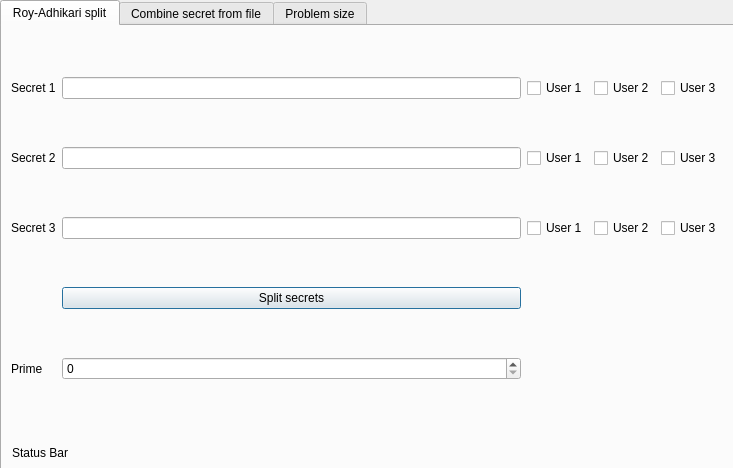
<?xml version="1.0" encoding="UTF-8"?>
<ui version="4.0">
 <class>multisecret_gui</class>
 <widget class="QDialog" name="multisecret_gui">
  <property name="geometry">
   <rect>
    <x>0</x>
    <y>0</y>
    <width>733</width>
    <height>468</height>
   </rect>
  </property>
  <property name="windowTitle">
   <string>Multi-secret Sharing Tool</string>
  </property>
  <widget class="QTabWidget" name="tabWidget">
   <property name="geometry">
    <rect>
     <x>0</x>
     <y>0</y>
     <width>751</width>
     <height>481</height>
    </rect>
   </property>
   <property name="currentIndex">
    <number>0</number>
   </property>
   <widget class="QWidget" name="tab">
    <attribute name="title">
     <string>Roy-Adhikari split</string>
    </attribute>
    <widget class="QWidget" name="gridLayoutWidget">
     <property name="geometry">
      <rect>
       <x>9</x>
       <y>9</y>
       <width>711</width>
       <height>391</height>
      </rect>
     </property>
     <layout class="QGridLayout" name="gridLayout">
      <property name="sizeConstraint">
       <enum>QLayout::SetDefaultConstraint</enum>
      </property>
      <item row="4" column="4">
       <widget class="QPushButton" name="button_split">
        <property name="text">
         <string>Split secrets</string>
        </property>
       </widget>
      </item>
      <item row="2" column="5">
       <widget class="QCheckBox" name="check_s2p1">
        <property name="text">
         <string>User 1</string>
        </property>
       </widget>
      </item>
      <item row="0" column="4">
       <widget class="QLineEdit" name="secret_1"/>
      </item>
      <item row="2" column="0">
       <widget class="QLabel" name="label_secret2">
        <property name="text">
         <string>Secret 2</string>
        </property>
       </widget>
      </item>
      <item row="5" column="4">
       <widget class="QSpinBox" name="prime"/>
      </item>
      <item row="3" column="6">
       <widget class="QCheckBox" name="check_s3p2">
        <property name="text">
         <string>User 2</string>
        </property>
       </widget>
      </item>
      <item row="3" column="0">
       <widget class="QLabel" name="label_secret3">
        <property name="text">
         <string>Secret 3</string>
        </property>
       </widget>
      </item>
      <item row="0" column="6">
       <widget class="QCheckBox" name="check_s1p2">
        <property name="text">
         <string>User 2</string>
        </property>
       </widget>
      </item>
      <item row="0" column="5">
       <widget class="QCheckBox" name="check_s1p1">
        <property name="text">
         <string>User 1</string>
        </property>
       </widget>
      </item>
      <item row="3" column="4">
       <widget class="QLineEdit" name="secret_3"/>
      </item>
      <item row="0" column="7">
       <widget class="QCheckBox" name="check_s1p3">
        <property name="text">
         <string>User 3</string>
        </property>
       </widget>
      </item>
      <item row="3" column="5">
       <widget class="QCheckBox" name="check_s3p1">
        <property name="text">
         <string>User 1</string>
        </property>
       </widget>
      </item>
      <item row="5" column="0">
       <widget class="QLabel" name="label_prime">
        <property name="text">
         <string>Prime</string>
        </property>
       </widget>
      </item>
      <item row="2" column="4">
       <widget class="QLineEdit" name="secret_2"/>
      </item>
      <item row="2" column="6">
       <widget class="QCheckBox" name="check_s2p2">
        <property name="text">
         <string>User 2</string>
        </property>
       </widget>
      </item>
      <item row="0" column="0">
       <widget class="QLabel" name="label_secret1">
        <property name="text">
         <string>Secret 1</string>
        </property>
       </widget>
      </item>
      <item row="2" column="7">
       <widget class="QCheckBox" name="check_s2p3">
        <property name="text">
         <string>User 3</string>
        </property>
       </widget>
      </item>
      <item row="3" column="7">
       <widget class="QCheckBox" name="check_s3p3">
        <property name="text">
         <string>User 3</string>
        </property>
       </widget>
      </item>
     </layout>
    </widget>
    <widget class="QLabel" name="statusbar">
     <property name="geometry">
      <rect>
       <x>10</x>
       <y>417</y>
       <width>721</width>
       <height>20</height>
      </rect>
     </property>
     <property name="text">
      <string>Status Bar</string>
     </property>
    </widget>
   </widget>
   <widget class="QWidget" name="tab_2">
    <attribute name="title">
     <string>Combine secret from file</string>
    </attribute>
    <widget class="QWidget" name="gridLayoutWidget_2">
     <property name="geometry">
      <rect>
       <x>10</x>
       <y>40</y>
       <width>711</width>
       <height>391</height>
      </rect>
     </property>
     <layout class="QGridLayout" name="gridLayout_2">
      <property name="sizeConstraint">
       <enum>QLayout::SetDefaultConstraint</enum>
      </property>
      <item row="3" column="0">
       <widget class="QLabel" name="label_4">
        <property name="text">
         <string>User 2</string>
        </property>
       </widget>
      </item>
      <item row="4" column="0">
       <widget class="QLabel" name="label_6">
        <property name="text">
         <string>User 3</string>
        </property>
       </widget>
      </item>
      <item row="0" column="0">
       <widget class="QLabel" name="label_8">
        <property name="text">
         <string>User 1</string>
        </property>
       </widget>
      </item>
      <item row="5" column="0">
       <widget class="QPushButton" name="button_combine">
        <property name="text">
         <string>Combine secrets</string>
        </property>
       </widget>
      </item>
      <item row="0" column="2">
       <widget class="QPushButton" name="load_share_1">
        <property name="text">
         <string>Load pseudo share...</string>
        </property>
       </widget>
      </item>
      <item row="3" column="2">
       <widget class="QPushButton" name="load_share_2">
        <property name="text">
         <string>Load pseudo share...</string>
        </property>
       </widget>
      </item>
      <item row="4" column="2">
       <widget class="QPushButton" name="load_share_3">
        <property name="text">
         <string>Load pseudo share...</string>
        </property>
       </widget>
      </item>
      <item row="5" column="2">
       <widget class="QTextBrowser" name="textBrowser"/>
      </item>
     </layout>
    </widget>
   </widget>
   <widget class="QWidget" name="tab_3">
    <attribute name="title">
     <string>Problem size</string>
    </attribute>
    <widget class="QWidget" name="">
     <property name="geometry">
      <rect>
       <x>20</x>
       <y>20</y>
       <width>691</width>
       <height>181</height>
      </rect>
     </property>
     <layout class="QGridLayout" name="gridLayout_3">
      <item row="0" column="0">
       <widget class="QLabel" name="label">
        <property name="text">
         <string>Number of secrets</string>
        </property>
       </widget>
      </item>
      <item row="0" column="1">
       <widget class="QSpinBox" name="number_of_secrets">
        <property name="minimum">
         <number>2</number>
        </property>
        <property name="maximum">
         <number>97</number>
        </property>
        <property name="value">
         <number>3</number>
        </property>
       </widget>
      </item>
      <item row="0" column="2">
       <widget class="QLabel" name="label_2">
        <property name="text">
         <string>Number of users</string>
        </property>
       </widget>
      </item>
      <item row="0" column="3">
       <widget class="QSpinBox" name="number_of_users">
        <property name="minimum">
         <number>2</number>
        </property>
        <property name="value">
         <number>3</number>
        </property>
       </widget>
      </item>
     </layout>
    </widget>
   </widget>
  </widget>
  <action name="actionSetSecretsNumber">
   <property name="text">
    <string>setSecretsNumber</string>
   </property>
  </action>
 </widget>
 <resources/>
 <connections/>
</ui>
